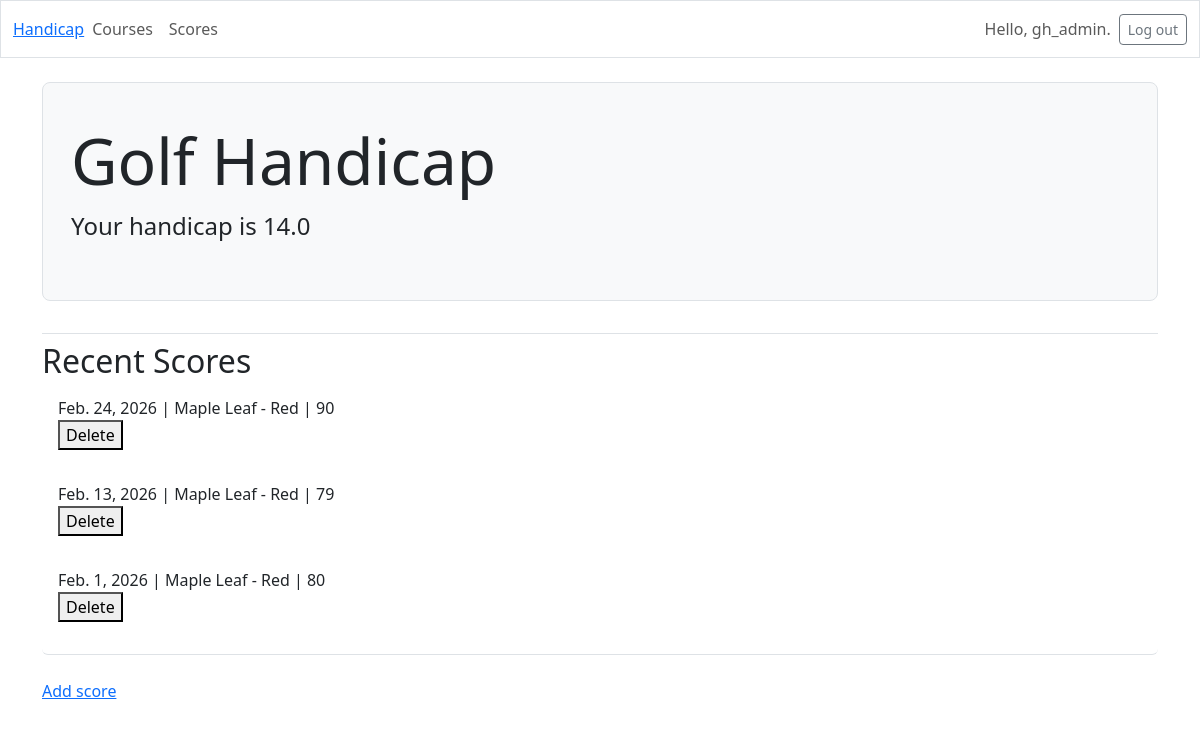
Before: / (signed in) with the older database file.
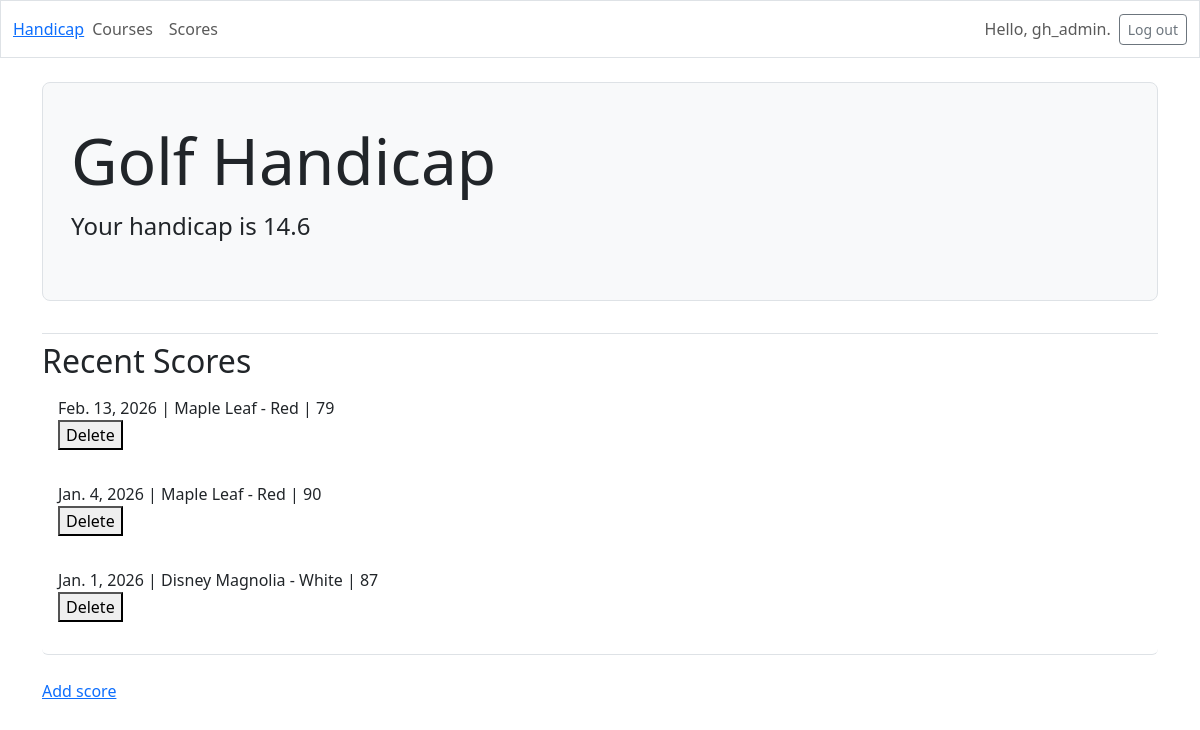
After: the same page with the newer database file.
### golf_handicap/models.py (models this page shows, shortened)
class Score(models.Model):
    tee = models.ForeignKey(CourseTee, on_delete=models.CASCADE)
    score = models.IntegerField()
    date_played = models.DateField()
    date_added = models.DateTimeField(auto_now_add=True)
    owner = models.ForeignKey(User, on_delete=models.CASCADE)
    def score_differential(self):
        return (((self.score - self.tee.course_rating) * 113) / self.tee.slope_rating)

class CourseTee(models.Model):
    course = models.ForeignKey(Course, on_delete=models.CASCADE)
    tee_name = models.CharField(max_length=200)
    course_rating = models.DecimalField(max_digits=4, decimal_places=1)
    slope_rating = models.IntegerField()
    course_par = models.IntegerField()
    date_added = models.DateTimeField(auto_now_add=True)
    def __str__(self):
        return f"{self.course.course_name} - {self.tee_name}"

class Course(models.Model):
    course_name = models.CharField(max_length=200)
    location = models.CharField(max_length=200)
    date_added = models.DateTimeField(auto_now_add=True)

### golf_handicap/views.py (the view)
# urls.py: path('', views.index, name='index'),
@login_required
def index(request):
    scores = Score.objects.filter(owner=request.user).order_by('-date_played')[:3]
    handicap = calculate_handicap(scores)
    return render(request, 'golf_handicap/index.html', {
        'scores': scores,
        'handicap': handicap
    })

### golf_handicap/utils.py (called while the page is built)
def calculate_handicap(scores):
    if len(scores) < 3:
        return None
    differentials = sorted(
        score.score_differential() for score in scores)
    lowest = differentials[:min(8, len(differentials))]
    avg = sum(lowest) / len(lowest)
    return round(float(avg) * 0.96, 1)

### golf_handicap/templates/golf_handicap/index.html (shortened to what this page needs)
{% extends 'golf_handicap/base.html' %}
{% load bootstrap_icons %}
{% block page_header %}
  <div class="p-3 mb-4 bg-light border rounded-3">
    <div class="container-fluid py-4">
      <h1 class="display-3">Golf Handicap</h1>
      {% if user.is_authenticated %}
        {% if handicap %}
          <p class="lead fs-4">Your handicap is {{ handicap }}</p>
        {% endif %}
      {% endif %}
    </div>
  </div>
{% endblock page_header %}
{% block content %}
{% if user.is_authenticated %}
  {% if handicap %}
    <h2>Recent Scores</h2>
      <ul class="list-group border-bottom pb-2 mb-4">
        {% for score in scores %}
          <li class="list-group-item border-0">{{ score.date_played }} | {{ score.tee}} | {{ score.score }}
            <form action="{% url 'golf_handicap:delete_score' score_id=score.id %}" method="post" style="display_inline;">
              <button type="submit" onclick="return confirm('Are you sure you want to delete this score?');">
                Delete
              </button>
            </form></p>
          </li>
        {% endfor %}
      </ul>
  {% else %}
    <p>Not enough rounds played to calculate a handicap.</p>
  {% endif %}
{% else %}
  <p>Application to save golf scores and calculate Handicap.</p>
{% endif %}
<p>
  <a href="{% url 'golf_handicap:new_score' %}">Add score</a>
</p>
{% endblock content %}

### golf_handicap/templates/golf_handicap/base.html (shortened to what this page needs)
{% load django_bootstrap5 %}
{% load bootstrap_icons %}
<!doctype html>
<html lang="en">
<head>
  {% bootstrap_css %}
</head>
<body>
  <nav class="navbar navbar-expand-md navbar-light mb-4 border">
    <div class="container-fluid">
      <a class="navbard-brand" href="{% url 'golf_handicap:index' %}">Handicap</a>
      <div class="collapse navbar-collapse" id="navbarCollapse">
        <ul class="navbar-nav me-auto mb-2 mb-md-0">
          <li class="nav-item">
            <a class="nav-link" href="{% url 'golf_handicap:courses' %}">Courses</a></li>
            <li class="nav-item">
            <a class="nav-link" href="{% url 'golf_handicap:scores' %}">Scores</a></li>
        </ul>
        <ul class="navbar-nav ms-auto mb-2 mb-md-0">
          {% if user.is_authenticated %}
            <li class="nav-item">
              <span class="navbar-text me-2">Hello, {{user.username }}.</span></li>
          {% else %}
            <li class="nav-item">
              <a class="nav-link" href="{% url 'accounts:login' %}">
          {% endif %}
        </ul>
        {% if user.is_authenticated %}
          <form action="{% url 'accounts:logout' %}" method='post'>
            <button name='submit' class='btn btn-outline-secondary btn-sm'>
              Log out</button>
          </form>
        {% endif %}
      </div>
    </div>
  </nav>
  <main class="container">
    <div class="pb-2 mb-2 border-bottom">
      {% block page_header %}{% endblock page_header %}
    </div>
    <div>
      {% block content %}{% endblock content %}
    </div>
  </main>
</body>
</html>

Changed rows visible on the page:
removed Score: date_played "Feb. 24, 2026", tee "Maple Leaf - Red", score "90"
removed Score: date_played "Feb. 1, 2026", tee "Maple Leaf - Red", score "80"
added Score: date_played "Jan. 4, 2026", tee "Maple Leaf - Red", score "90"
added Score: date_played "Jan. 1, 2026", tee "Disney Magnolia - White", score "87"
Other visible differences:
{{ handicap }}: "14.0" → "14.6"
